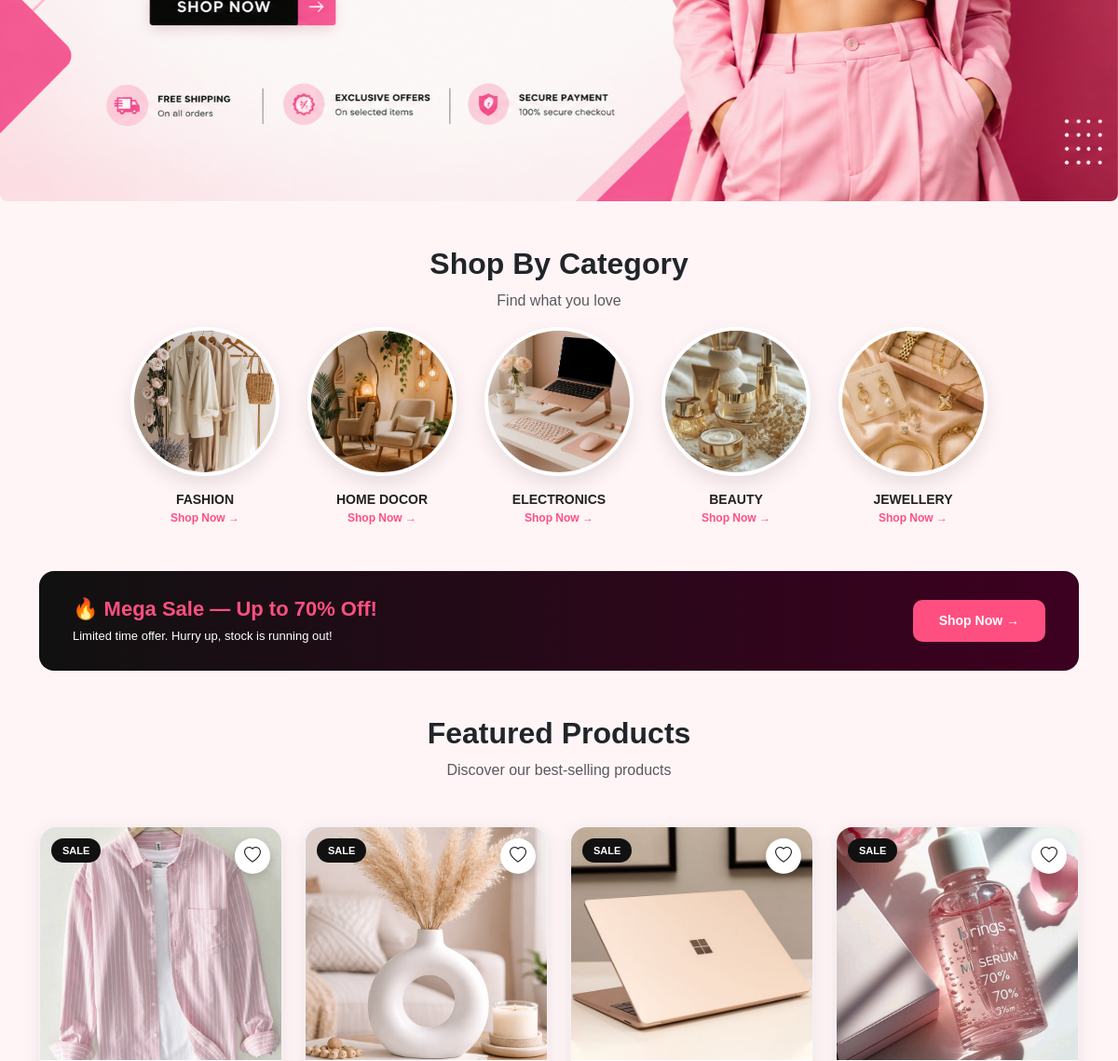
The app's page / (middle part), older data.
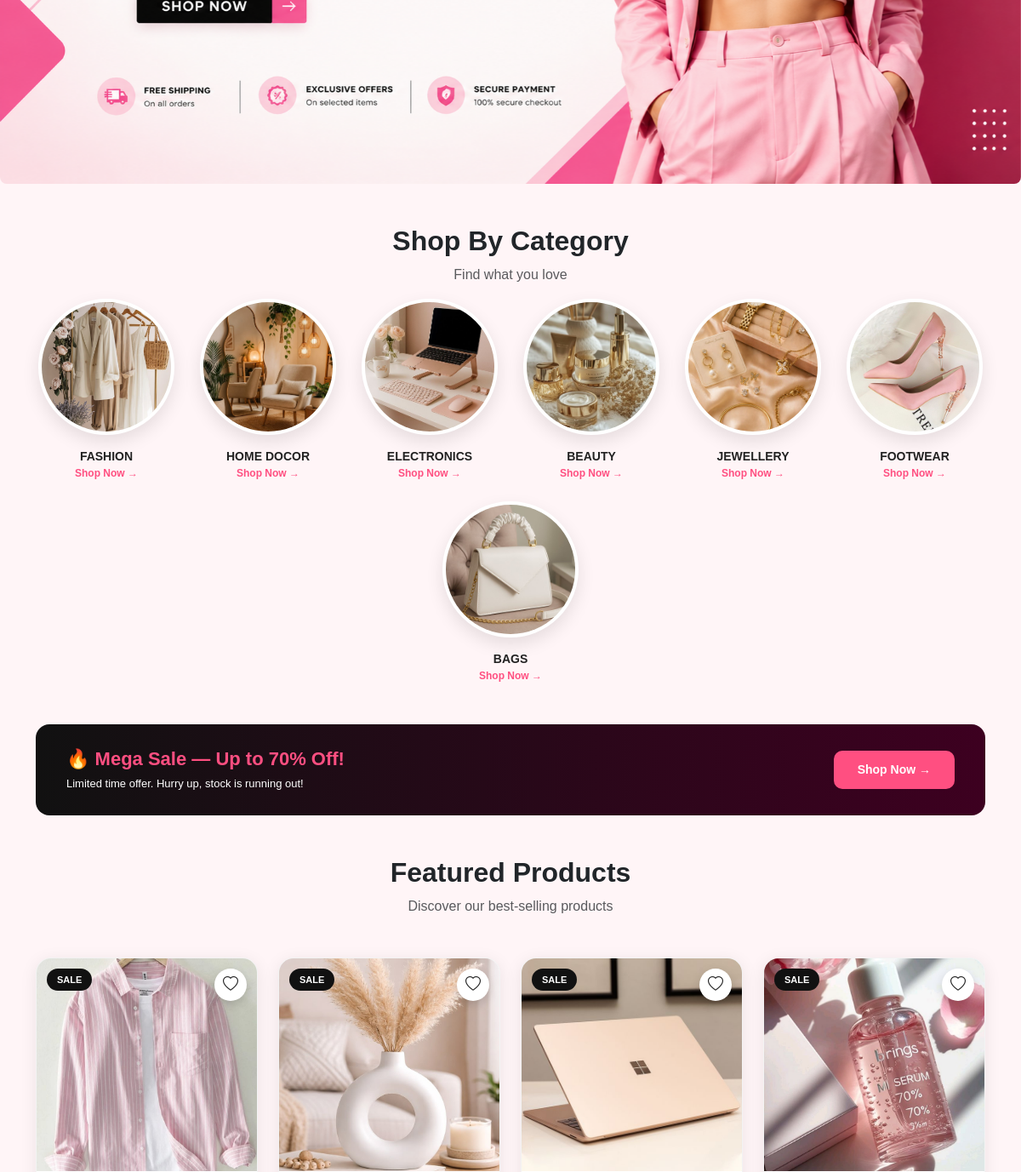
The same page, newer data.
### Trendkart/models.py (models this page shows, shortened)
class Category(models.Model):
    category_name = models.CharField(max_length=255)
    category_image = models.ImageField(
        upload_to='categories/',
        null=True,
        blank=True
    )

class Product(models.Model):
    category = models.ForeignKey(
        Category,
        on_delete=models.CASCADE,
        related_name='products'
    )
    product_name = models.CharField(max_length=255)
    product_price = models.DecimalField(max_digits=10, decimal_places=2)
    product_description = models.TextField()
    product_image = models.ImageField(upload_to='products/')

### Trendkart/views.py (the view)
# urls.py: 2. Add a URL to urlpatterns:  path('', views.home, name='home')
def home(request):
    categories = Category.objects.all()
    products = Product.objects.all()
    wishlist_ids = []
    if request.user.is_authenticated:
        wishlist_ids = list(
            Wishlist.objects.filter(user=request.user).values_list('product_id', flat=True)
        )
    return render(request, 'base.html', {
        'categories': categories,
        'products': products,
        'wishlist_ids': wishlist_ids,
    })

### templates/base.html (shortened to what this page needs)
{% load static %}
<!DOCTYPE html>
<html lang="en">
<head>
    <link href="https://cdn.jsdelivr.net/npm/bootstrap@5.3.3/dist/css/bootstrap.min.css" rel="stylesheet">
    <link rel="stylesheet" href="https://cdn.jsdelivr.net/npm/bootstrap-icons@1.11.3/font/bootstrap-icons.min.css">
</head>
<body>
    {% block content %}
    <div class="container-fluid px-0">
        <div id="bannerCarousel" class="carousel slide" data-bs-ride="carousel" data-bs-interval="3000">
            <div class="carousel-inner rounded-3 overflow-hidden">
                <div class="carousel-item active">
                    <img src="{% static 'images/banner.1.png' %}" class="d-block w-100" alt="Banner 1">
                </div>
            </div>
            <button class="carousel-control-prev" type="button" data-bs-target="#bannerCarousel" data-bs-slide="prev">
            </button>
            <button class="carousel-control-next" type="button" data-bs-target="#bannerCarousel" data-bs-slide="next">
            </button>
        </div>
    </div>
    <div class="container mt-5">
        <h2 class="section-title text-center fw-bold">Shop By Category</h2>
        <p class="section-sub text-center text-muted">Find what you love</p>
        <div class="row g-4 justify-content-center">
            {% for category in categories %}
            <div class="col-lg-2 col-md-3 col-6">
                <a href="{% url 'product' %}?category={{ category.id }}" class="cat-circle-wrap">
                    <div class="cat-circle-img">
                        {% if category.category_image %}
                        <img src="{{ category.category_image.url }}" alt="{{ category.category_name }}">
                        {% else %}
                        🛍️
                        {% endif %}
                    </div>
                    <div class="cat-name">{{ category.category_name }}</div>
                    <div class="cat-shop">Shop Now →</div>
                </a>
            </div>
            {% empty %}
            <p class="text-center">No categories yet.</p>
            {% endfor %}
        </div>
    </div>
    <div class="container mt-5">
        <div class="offer-banner">
            <div>
                <h2 style="color:#FF4F81; font-size:22px; font-weight:800; margin-bottom:6px;">🔥 Mega Sale — Up to 70% Off!</h2>
                <p style="color:#fff; font-size:13px; margin:0;">Limited time offer. Hurry up, stock is running out!</p>
            </div>
            <a href="{% url 'product' %}" style="background:#FF4F81; color:#fff; border:none; border-radius:10px; padding:12px 28px; font-weight:700; font-size:14px; text-decoration:none; white-space:nowrap;">
                Shop Now →
            </a>
        </div>
    </div>
    <div class="container mt-5">
        <h2 class="text-center fw-bold mb-2">Featured Products</h2>
        <p class="text-center text-muted mb-5">Discover our best-selling products</p>
        <div class="row g-4">
            {% for product in products %}
            <div class="col-lg-3 col-md-4 col-6">
                <div class="prod-card-home">
                    <a href="{% url 'toggle_wishlist' product.id %}" class="wishlist-btn">
                        {% if user.is_authenticated %}
                            {% if product.id in wishlist_ids %}
                                <i class="bi bi-heart-fill text-danger"></i>
                            {% else %}
                                <i class="bi bi-heart"></i>
                            {% endif %}
                        {% else %}
                            <i class="bi bi-heart"></i>
                        {% endif %}
                    </a>
                    <span class="sale-badge">SALE</span>
                    <a href="{% url 'product_detail' product.id %}">
                        <img src="{{ product.product_image.url }}" alt="{{ product.product_name }}">
                    </a>
                </div>
            </div>
            {% empty %}
            <p class="text-center w-100">No Products Found.</p>
            {% endfor %}
        </div>
    </div>
    {% endblock %}
</body>
</html>

Row changes from the older to the newer data that the page shows:
added Category: category_image (picture), category_name "FOOTWEAR"
added Category: category_image (picture), category_name "BAGS"
